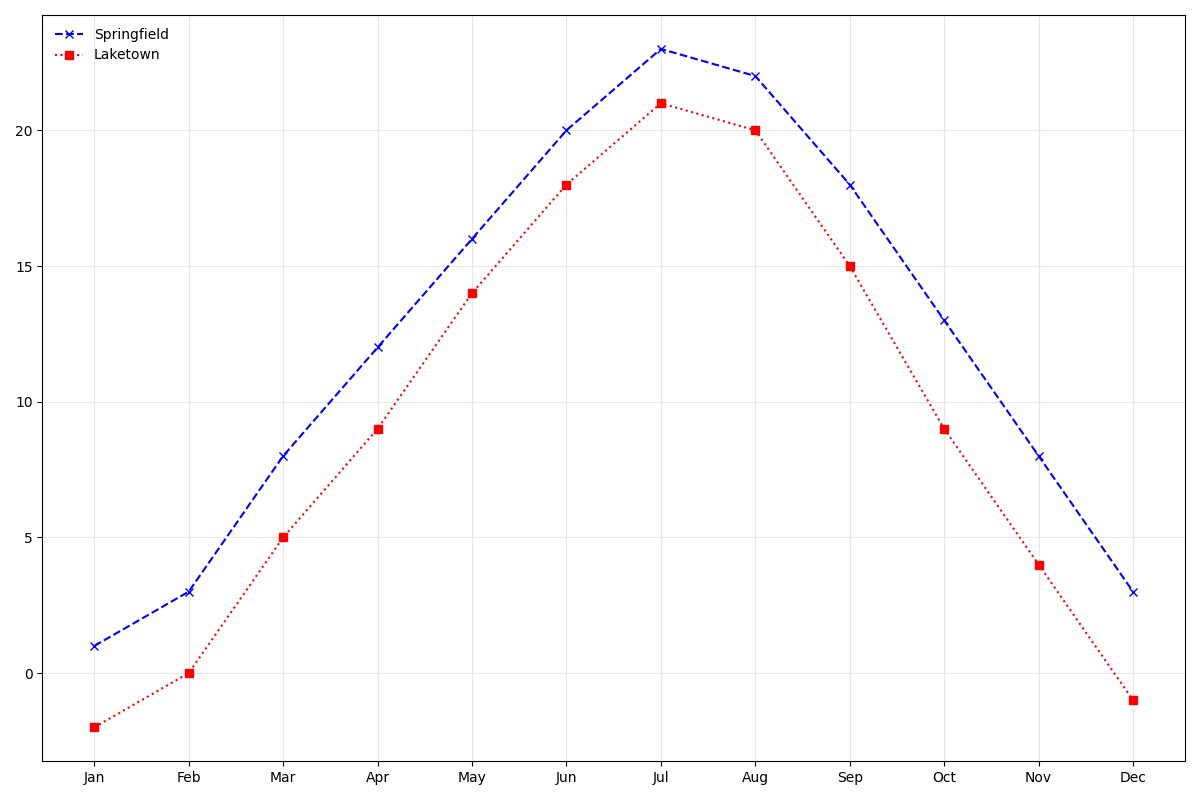

The Python source for this figure:
import matplotlib.pyplot as plt
import numpy as np

# Data for plotting
months = np.array(['Jan', 'Feb', 'Mar', 'Apr', 'May', 'Jun', 
                   'Jul', 'Aug', 'Sep', 'Oct', 'Nov', 'Dec'])
springfield_temps = np.array([1, 3, 8, 12, 16, 20, 23, 22, 18, 13, 8, 3])
laketown_temps = np.array([-2, 0, 5, 9, 14, 18, 21, 20, 15, 9, 4, -1])

fig, ax = plt.subplots(figsize=(12, 8))

# Plotting Springfield Temperatures with random stylistic changes
ax.plot(months, springfield_temps, marker='x', linestyle='--', color='blue', label='Springfield')

# Plotting Laketown Temperatures with random stylistic changes
ax.plot(months, laketown_temps, marker='s', linestyle=':', color='red', label='Laketown')

# Enable grid with different style
ax.grid(True, linestyle='-', which='both', color='lightgrey', alpha=0.5)

# Adding a legend with a different location
ax.legend(loc='upper left', fontsize='medium', frameon=False)

# Tight layout and display the plot
plt.tight_layout()
plt.show()
